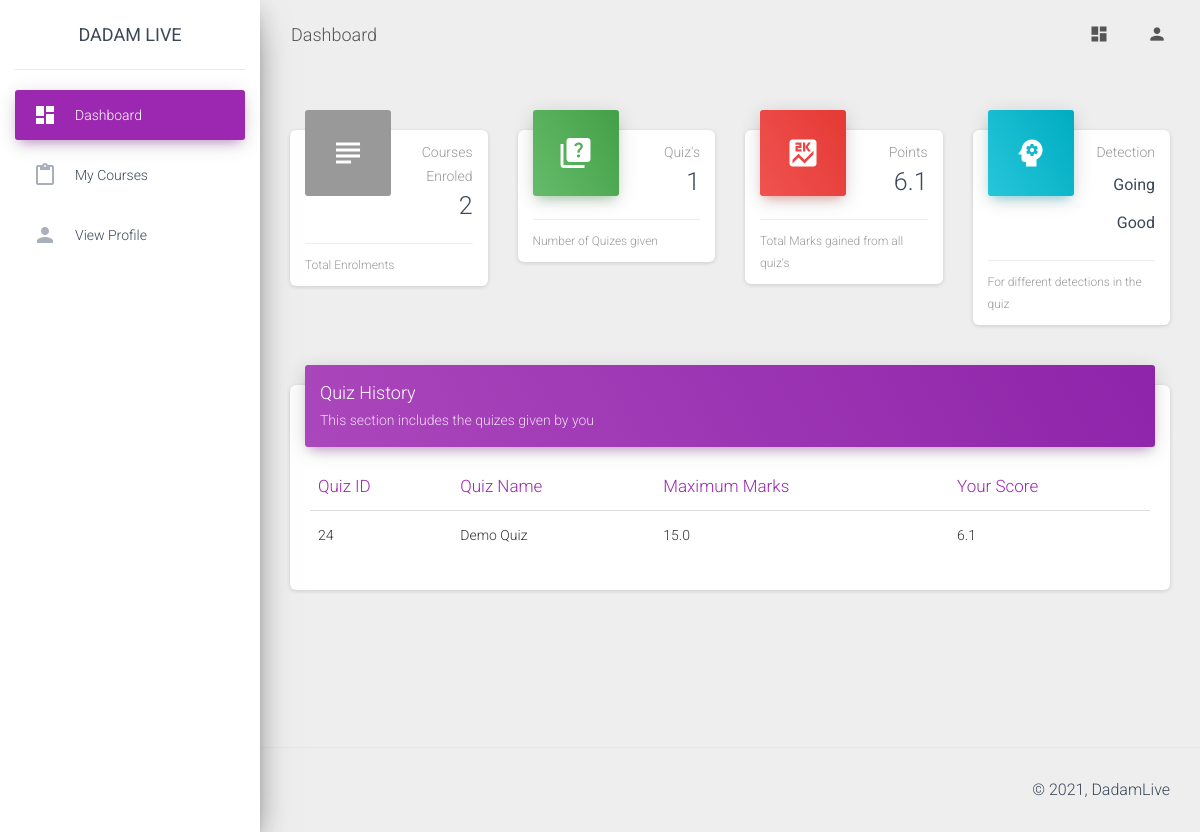
Page /dashboard/student/ (signed in) on the earlier database version.
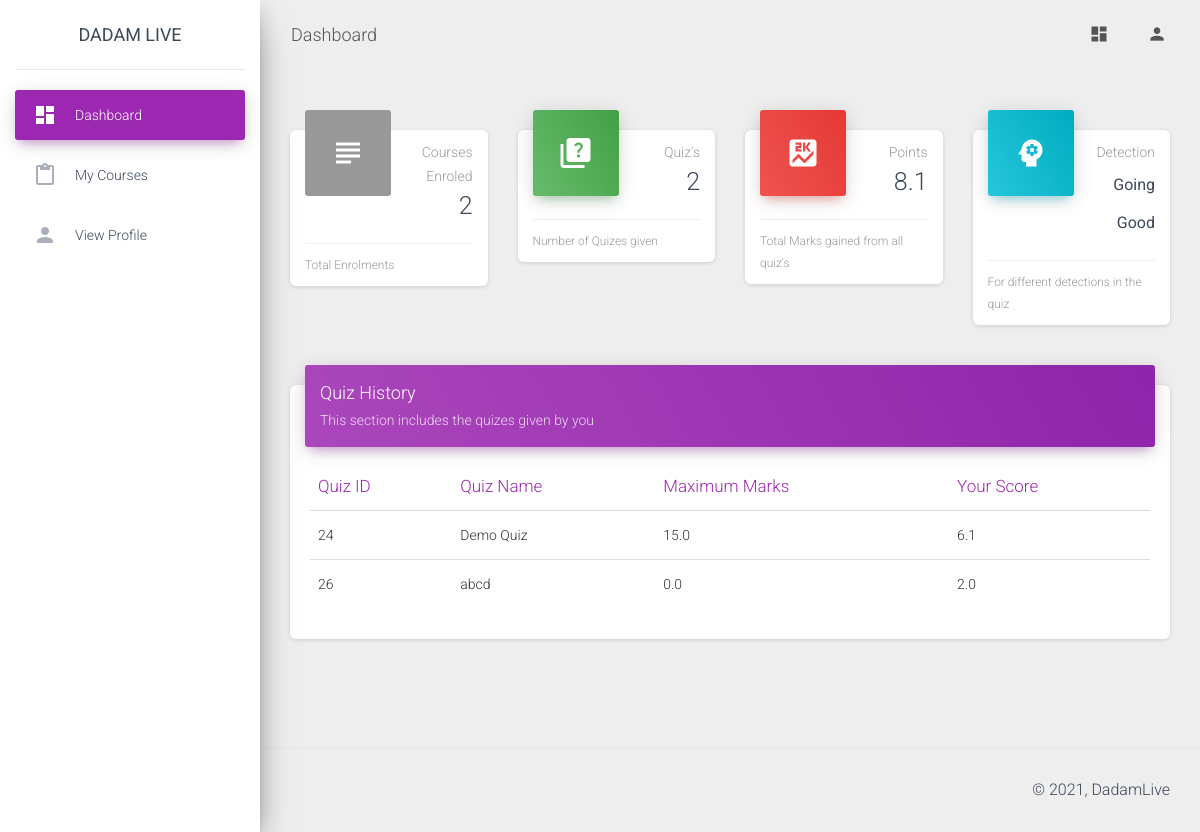
Same page on the later database version.
### faculty/models.py (models this page shows, shortened)
class Submission(models.Model):
    quiz=models.ForeignKey(Quiz, on_delete=models.CASCADE, null=True, blank=True)
    user=models.ForeignKey(User, on_delete=models.CASCADE, null=True, blank=True)
    score=models.FloatField(default=0)
    submitted=models.BooleanField(default=False)
    ip_address=models.CharField(null=True, max_length=50)
    averagePlagiarism=models.FloatField(default=0)
    marks_assigned=models.BooleanField(default=False)

class Quiz(models.Model):
    course=models.ForeignKey(Course, on_delete=models.CASCADE, null=True, blank=True)
    quiz_name=models.CharField(null=True, max_length=500)
    start_date=models.DateTimeField(default=datetime.datetime.now())
    end_date=models.DateTimeField(default=datetime.datetime.now())
    created_on=models.DateTimeField(default=datetime.datetime.now())
    quizHeld=models.BooleanField(default=False)
    hidden=models.BooleanField(default=True)
    mcqMarksGenerated=models.BooleanField(default=False)
    webDetectionDone=models.BooleanField(default=False)
    studentAnswersMatched=models.BooleanField(default=False)
    maximum_marks=models.FloatField(default=0)
    disable_previous=models.BooleanField(default=False)

### student/views.py (the view)
# urls.py: path('',views.dashboardStudent,name="dashboardStudent"),
def dashboardStudent(request):
    student=basicChecking(request)
    if student[0]==False:
        return student[1]
    student=student[1]
    enrolments=Enrolment.objects.filter(user=request.user)
    total_enrolments=enrolments.count()
    submissions=Submission.objects.filter(user=request.user)
    total_quizes_given=submissions.count()
    points=0
    no_face=0
    audio=0
    for each in submissions:
        points+=each.score
        att=IllegalAttempt.objects.get(submission=each)
        no_face+=att.noPersonDetected
        audio+=att.numberOfTimesAudioDetected
    advise="Going Good"
    if audio>10:
        advise="Reduce noise"
    if no_face>30:
        advise="Use Lit room"
    return render(request,"student/dashboard.html",context={"advise": advise, "points": points, "student": student, "total_enrolments": total_enrolments, "total_quizes_given": total_quizes_given, "submissions": submissions})

### student/views.py (called while the page is built)
def basicChecking(request):
    if request.user.is_authenticated==False:
        return [False, redirect('home')]
    try:
        info=UserInformation.objects.get(user=request.user)
        if info.userType.userTypeCode==settings.CODE_STUDENT:
            student=Student.objects.get(user=request.user)
            return [True, student]
        return [False, redirect('home')]
    except:
        return [False, redirect('home')]

### student/templates/student/dashboard.html (shortened to what the changed rows need)
{% extends 'student/base.html' %} {% load static %}
{% block main_body %}
    <div class="row">
        <div class="col-lg-3 col-md-12 col-sm-12">
          <div class="card card-stats">
            <div class="card-header card-header-success card-header-icon">
              <div class="card-icon">
                <i class="material-icons">quiz</i>
              </div>
              <p class="card-category">Quiz's</p>
              <h3 class="card-title">{{total_quizes_given}}</h3>
            </div>
          </div>
        </div>
        <div class="col-lg-3 col-md-6 col-sm-6">
          <div class="card card-stats">
            <div class="card-header card-header-danger card-header-icon">
              <div class="card-icon">
                <i class="material-icons">score</i>
              </div>
              <p class="card-category">Points</p>
              <h3 class="card-title">{{points}}</h3>
            </div>
          </div>
        </div>
      </div>
      <div class="row">
        <div class="col-lg-12 col-md-12">
          <div class="card">
            <div class="card-body table-responsive">
              <table class="table table-hover">
                <thead class="text-primary">
                  <th>Quiz ID</th>
                  <th>Quiz Name</th>
                  <th>Maximum Marks</th>
                  <th>Your Score</th>
                </thead>
                <tbody>
                  {% for each in submissions %}
                  <tr>
                    <td>{{each.quiz.id}}</td>
                    <td>{{each.quiz.quiz_name}}</td>
                    <td>{{each.quiz.maximum_marks}}</td>
                    {% if each.quiz.hidden %}
                      <td>Not Checked</td>
                    {% else %}
                      <td>{{each.score}}</td>
                    {% endif %}
                  </tr>
                  {% endfor %}
                </tbody>
              </table>
            </div>
          </div>
        </div>
      </div>
{% endblock %}

Differences in the rows shown:
added Submission: quiz.id "26", quiz.quiz_name "abcd", quiz.maximum_marks "0.0", score "2.0"
Other differences:
{{ total_quizes_given }}: "1" → "2"
{{ points }}: "6.1" → "8.1"
